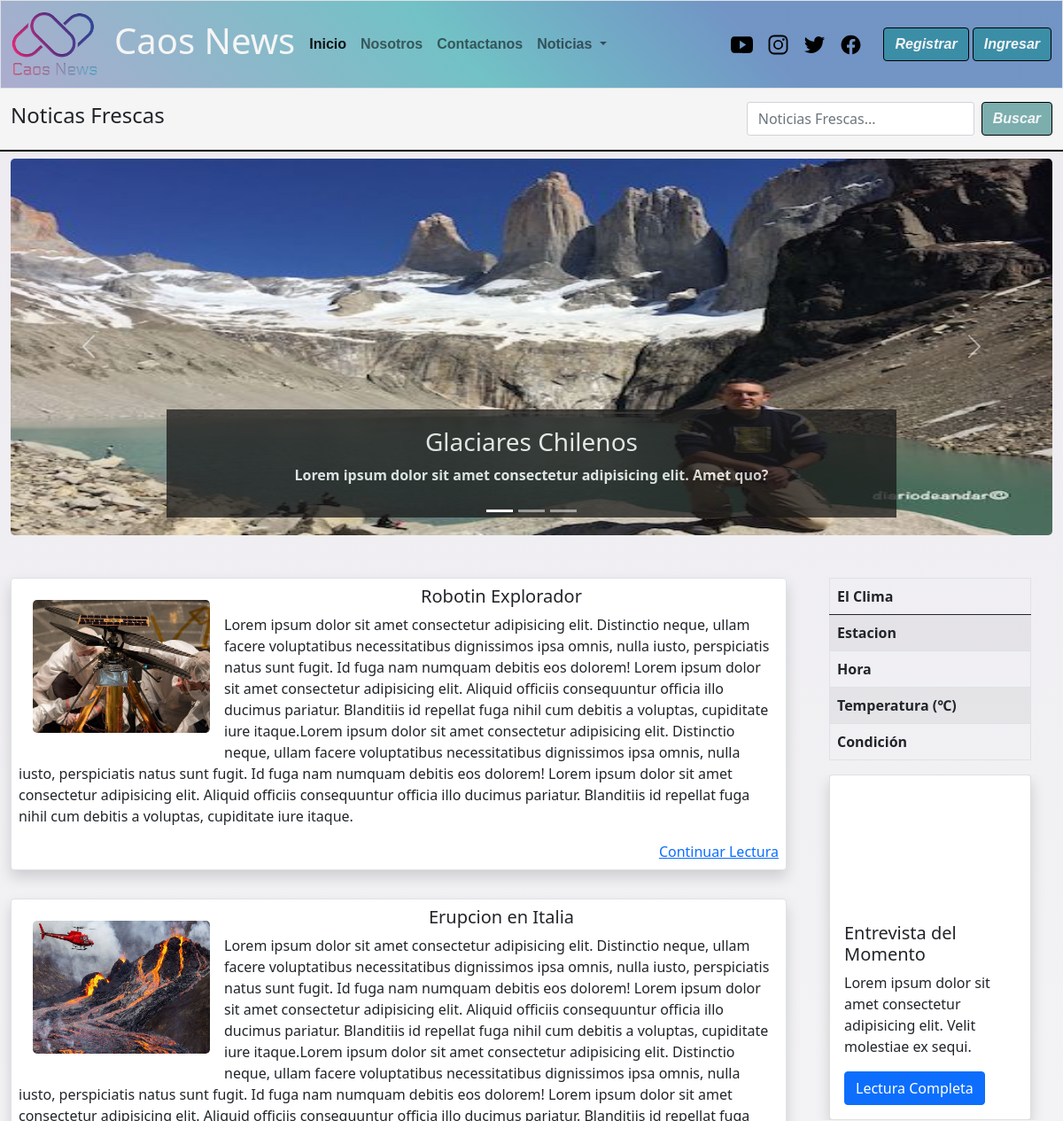
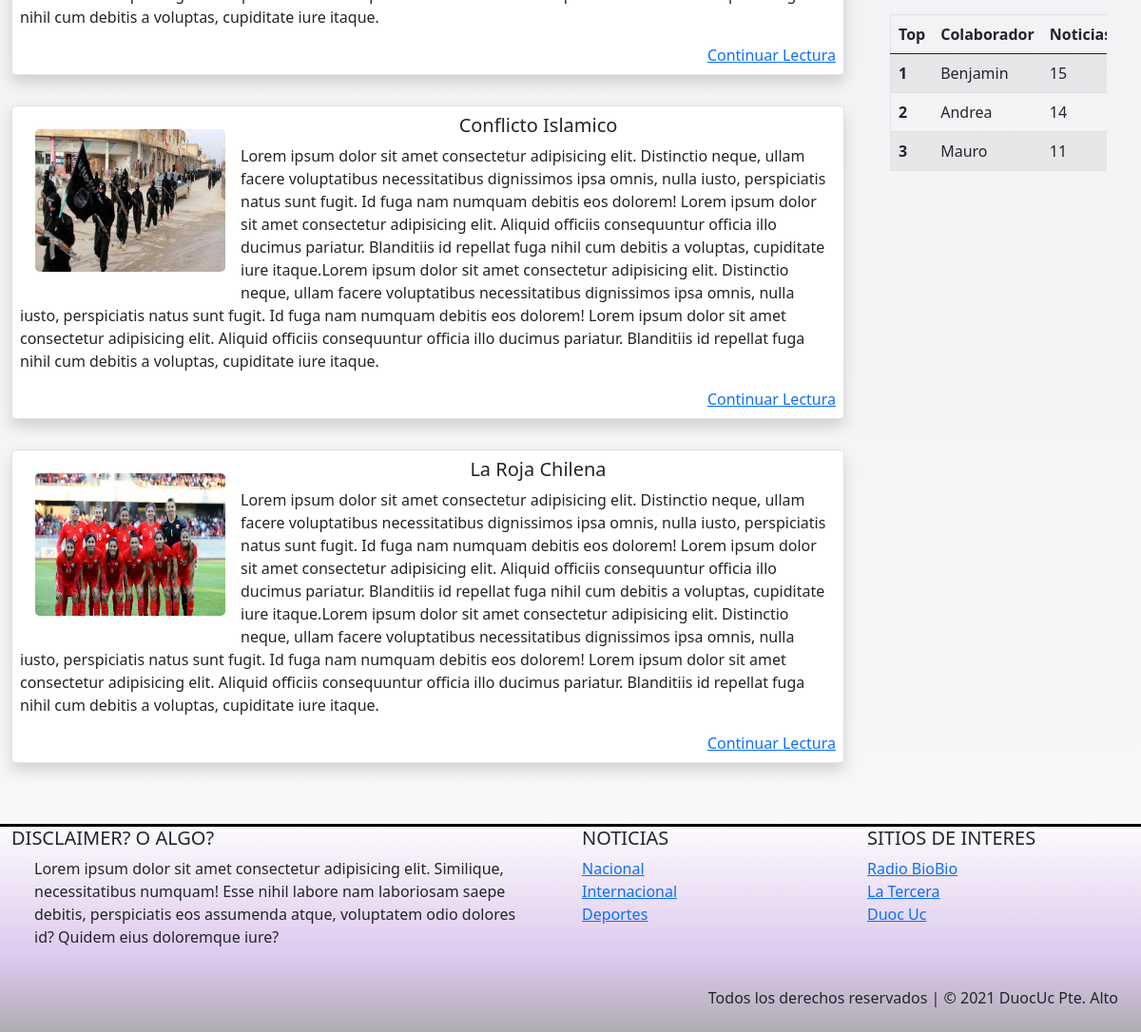
The page / on the database its author committed (2 pictures, top to bottom).
### caos_news/models.py (models this page shows, shortened)
class Noticia(models.Model):
    nombre_not = models.CharField(primary_key= True, max_length=50)
    fecha_not = models.DateField(default=datetime.date.today)
    redac =  models.TextField()
    img_not = models.ImageField(upload_to='noticias',null=True)
    publicar = models.BooleanField(default=False)
    autor = models.ForeignKey(User,null=True, on_delete=models.CASCADE)
    categoria = models.ForeignKey(Categoria, on_delete=models.CASCADE)

class Categoria(models.Model):
    cod_catg = models.IntegerField(primary_key=True)
    nombre_catg = models.CharField(max_length=50)

### caos_news/views.py (the view)
# urls.py: path('',index,name="index"),
def index(request):
    categoria = Categoria.objects.all()
    noti_all = Noticia.objects.filter(publicar=True).order_by('-fecha_not')[:3]
    noti_index = Noticia.objects.filter(publicar=True).order_by('-fecha_not')[4:8]
    contexto = {"categorias":categoria,"noticias":noti_all,"noticias_index":noti_index}
    return render(request,"index.html",contexto)

### caos_news/templates/index.html (shortened to what this page needs)
{% extends 'base.html' %}
{%load static %}
{% block link_activos %}
                    <ul class="navbar-nav me-auto mb-2 mb-lg-0">
                        <li class="nav-item">
                            <a class="nav-link active" aria-current="page" href="{% url 'index'%}">Inicio</a>
                        </li>
                        {% if user.is_authenticated %}
                            <li class="nav-item">
                                <a class="nav-link" href="{% url 'enviar_n' %}">Subir noticia</a>
                            </li>
                            <li class="nav-item">
                                <a class="nav-link" href="{% url 'mis_notis' %}">Mis Noticias</a>
                            </li>
                        {% else %}
                            <li class="nav-item">
                            <a class="nav-link" href="{% url 'nos' %}">Nosotros</a>
                        </li>
                        <li class="nav-item">
                            <a class="nav-link" href="{% url 'contac' %}">Contactanos</a>
                        </li>
                        {% endif %}
                        <li class="nav-item dropdown">
                            <a class="nav-link dropdown-toggle" href="#" id="navbarDropdown" role="button"
                                data-bs-toggle="dropdown" aria-expanded="false">
                                Noticias
                            </a>
                        </li>
{% endblock link_activos %}
{% block contenido %}
<main>
        <nav class="navbar sticky-top" id="barra-busqueda">
            <div class="container-fluid ">
                <span class="navbar-text">
                {% if user.is_authenticated %}
                    <h4> Bienvenido(a) {{user.first_name}} {{user.last_name}} </h4>
                {% else %}
                    <h4>Noticas Frescas</h4>
                {% endif %}
                </span>
                <form class="d-flex" method="POST" action="{% url 'filter_d'%}">
                    <input class="form-control me-2" type="search" placeholder="Noticias Frescas..." name="txtbusqueda" aria-label="Search">
                    <button id="boton" class="btn btn-outline" type="submit">Buscar</button>
                </form>
            </div>
        </nav>
<section class="container-fluid">
    <div id="carouselExampleCaptions" class="carousel slide mt-2" data-bs-ride="carousel">
        <div class="carousel-indicators">
            <button type="button" data-bs-target="#carouselExampleCaptions" data-bs-slide-to="0" class="active"
                aria-current="true" aria-label="Slide 1"></button>
            <button type="button" data-bs-target="#carouselExampleCaptions" data-bs-slide-to="1"
                aria-label="Slide 2"></button>
            <button type="button" data-bs-target="#carouselExampleCaptions" data-bs-slide-to="2"
                aria-label="Slide 3"></button>
        </div>
        <div class="carousel-inner">
            {% for item in noticias  %}
            <div class="carousel-item {% if forloop.first %} active {% endif %}">
                <img src="{{ item.img_not.url}}" class="d-block w-100 rounded-3" alt=""
                    height="425">
                <div class="carousel-caption d-block d-md-block">
                    <a href="{% url 'noti' item.nombre_not %}">
                        <h3>{{item.nombre_not}}</h3>
                        <p>Lorem ipsum dolor sit amet consectetur adipisicing elit. Amet quo?</p>
                    </a>
                </div>
            </div>
            {% endfor %}
        </div>
        <button class="carousel-control-prev" type="button" data-bs-target="#carouselExampleCaptions"
            data-bs-slide="prev">
            <span class="carousel-control-prev-icon" aria-hidden="true"></span>
        </button>
        <button class="carousel-control-next" type="button" data-bs-target="#carouselExampleCaptions"
            data-bs-slide="next">
            <span class="carousel-control-next-icon" aria-hidden="true"></span>
        </button>
    </div>
</section>
<section class="container-fluid">
    <div class="row">
        <div class="col-7 col-lg-9 mt-5 mb-5">
            <div class="d-grid gap-3">
                {% for item in noticias_index %}
                <div class="p-2 bg-light border shadow mb-3 bg-body rounded" id="tarjeta">
                    <div class="float-start">
                        <img src="{{ item.img_not.url}}" class="m-3 rounded-3" alt="..."
                            width="200" height="150">
                    </div>
                    <div class="mx-auto">
                        <div class="text m-l-2 md-sm-center">
                            <h5 class="text-center">{{item.nombre_not}}</h5>
                            <p>{{item.redac}}
                            </p>
                        </div>
                        <div class="text-end"><a href="{% url 'noti' item.nombre_not %}">Continuar Lectura</a></div>
                    </div>
                </div>
                {% endfor %}
            </div>
        </div>
        <div class="col-5 col-lg-3 mt-5">
            <div class="table-responsive container-fluid">
                <table class="table table-striped table-hover border">
                    <thead>
                        <tr>
                            <th scope="col">El Clima</th>
                            <th scope="col"></th>
                        </tr>
                    </thead>
                    <tbody>
                        <tr>
                            <th scope="row">Estacion</th>
                            <td id="estacion"></td>
                        </tr>
                        <tr>
                            <th scope="row">Hora</th>
                            <td id="hora"></td>
                        </tr>
                        <tr>
                            <th scope="row">Temperatura (℃)</th>
                            <td id="temp"></td>
                        </tr>
                        <tr>
                            <th scope="row">Condición</th>
                            <td id="estado"></td>
                        </tr>
                    </tbody>
                </table>
            </div>
            <section class="container-fluid" style="overflow: auto;">
                <div class="card shadow bg-body rounded ">
                    <iframe src="https://www.youtube.com/embed/hgNr49A2fcE" title="YouTube video player" frameborder="0"
                        allow="accelerometer; autoplay; clipboard-write; encrypted-media; gyroscope; picture-in-picture"
                        allowfullscreen></iframe>
                    <div class="card-body">
                        <h5 class="card-title">Entrevista del Momento</h5>
                        <p class="card-text">Lorem ipsum dolor sit amet consectetur adipisicing elit. Velit
                            molestiae ex sequi.</p>
                        <a href="Inter-noticia_07.html" class="btn btn-primary">Lectura Completa</a>
                    </div>
                </div>
            </section>
            <section class="container-fluid mt-3">
                <div class="table-responsive ">
                    <table class="table table-striped table-hover border">
                        <thead>
                            <tr>
                                <th scope="col">Top</th>
                                <th scope="col">Colaborador</th>
                                <th scope="col">Noticias</th>
                            </tr>
                        </thead>
                        <tbody>
                            <tr>
                                <th scope="row">1</th>
                                <td>Benjamin</td>
                                <td>15</td>
                            </tr>
                            <tr>
                                <th scope="row">2</th>
                                <td>Andrea</td>
                                <td>14</td>
                            </tr>
                            <tr>
                                <th scope="row">3</th>
                                <td>Mauro</td>
                                <td>11</td>
                            </tr>
                        </tbody>
                    </table>
                </div>
            </section>
        </div>
    </div>
</section>
{% endblock contenido %}
{% block categorias %}
    {% for x in categorias %}
        <li><a href="{% url 'categ' x.nombre_catg %}">{{x.nombre_catg}}</a></li>
    {% endfor %}
{% endblock categorias %}

### caos_news/templates/base.html (shortened to what this page needs)
{% load static %}
<!DOCTYPE html>
<html lang="es">
<head>
    <link href="https://cdn.jsdelivr.net/npm/bootstrap@5.0.0-beta3/dist/css/bootstrap.min.css" rel="stylesheet"
>
    <link rel="stylesheet" href="https://cdnjs.cloudflare.com/ajax/libs/animate.css/4.1.1/animate.min.css">
    <link type="text/css" rel="stylesheet" href="{% static 'css/style.css' %}">
    <link rel="stylesheet" href="{% static 'css/sweetalert2.min.css' %}">
    <link rel="stylesheet" type="text/css" href="{% static 'css/jquery.fancybox.min.css' %}">
</head>
<body>
    <header>
        <nav class="navbar navbar-expand-xl navbar-light border">
            <div class="container-fluid">
                <a class="navbar-brand" href="{% url 'index' %}"><img src="{% static 'img/Logos/logoCaos.png' %}" alt=""
                        width="100"></a>
                <h1 class="me-2">Caos News</h1>
                <div class="collapse navbar-collapse" id="navbarSupportedContent">
                    {% block link_activos %}
                    {% endblock link_activos %}
                    </ul>
                    <ul class="navbar-nav flex-row flex-wrap ms-xl-auto">
                        <li class="nav-item col-6 col-xl-auto">
                            <a class="nav-link active p-2" href="https://www.youtube.com/c/DuocUCvideos/featured"
                                target="_blank" rel="noopener">
                                <img src="{% static 'img/logos/logo-youtube.svg' %}" alt="" width="25">
                            </a>
                        </li>
                        <li class="nav-item col-6 col-xl-auto">
                            <a class="nav-link active p-2 " href="https://www.instagram.com/duocuc_cl/" target="_blank"
                                rel="noopener">
                                <img src="{% static 'img/logos/logo-instagram.svg' %}" alt="" width="25">
                            </a>
                        </li>
                        <li class="nav-item col-6 col-xl-auto">
                            <a class="nav-link active p-2" href="https://twitter.com/DuocUC" target="_blank"
                                rel="noopener">
                                <img src="{% static 'img/logos/logo-twitter.svg' %}" alt="" width="25">
                            </a>
                        </li>
                        <li class="nav-item col-6 col-xl-auto">
                            <a class="nav-link  active p-2" href="https://www.facebook.com/DuocUC/" target="_blank"
                                rel="noopener">
                                <img src="{% static 'img/logos/logo-facebook.svg' %}" alt="" width="25">
                            </a>
                        </li>
                    </ul>
                    <div class="d-grid gap-2 d-md-block my-2 my-xl-0 ms-xl-3">
                        {% if user.is_authenticated %}
                            <button class="btn" id="boton" type="button"><a href="{% url 'cerrar' %}">Cerrar Sesión</a></button>
                        {% else %}
                            <button class="btn" id="boton" type="button"><a href="{% url 'regis' %}">Registrar</a></button>
                            <button class="btn" id="boton" itype="button"><a href="{% url 'ingresar'%}">Ingresar</a></button>
                        {% endif %}
                    </div>
                </div>
            </div>
        </nav>
    </header>
        {% block contenido %}
        {% endblock contenido %}
    </main>
    <footer class="text-center text-lg-start" id="foot-link">
        <div class="container-fluid">
            <div class="row">
                <div class="col-lg-6 col-md-12 md-2 mb-md-0">
                    <h5 class="text-uppercase">Disclaimer? o algo?</h5>
                    <div class="container-fluid">
                        <p>Lorem ipsum dolor sit amet consectetur adipisicing elit. Similique, necessitatibus
                            numquam!
                            Esse nihil labore nam laboriosam saepe debitis, perspiciatis eos assumenda atque,
                            voluptatem
                            odio dolores id? Quidem eius doloremque iure?</p>
                    </div>
                </div>
                <div class="col-lg-3 col-md-6 md-4 mb-md-0">
                    <h5 class="text-uppercase">Noticias</h5>
                    <ul class="list-unstyled mb-0">
                        {% block categorias %}
                        {% endblock categorias %}
                    </ul>
                </div>
                <div class="col-lg-3 col-md-6 md-4 mb-md-0 ">
                    <h5 class="text-uppercase">Sitios de Interes</h5>
                    <ul class="list-unstyled mb-0 ">
                        <li><a href="https://www.biobiochile.cl/">Radio BioBio</a></li>
                        <li><a href="https://www.latercera.com/">La Tercera</a></li>
                        <li><a href="https://www.duoc.cl/">Duoc Uc</a></li>
                    </ul>
                </div>
            </div>
        </div>
        <div class="text-end p-4" id="copy-R">
            Todos los derechos reservados | © 2021 DuocUc Pte. Alto
        </div>
    </footer>
</body>
</html>

### rows shown on the page
Noticia: img_not (picture), nombre_not "Glaciares Chilenos"
Noticia: img_not (picture), nombre_not "Robotin Explorador", redac "Lorem ipsum dolor sit amet consectetur adipisicing elit. Distinctio neque, ullam facere voluptatibus necessitatibus dignissimos ipsa omnis, nulla iusto, perspiciatis natus sunt fugit. Id fuga nam numquam debitis eos dolorem! Lorem ipsum dolor sit amet consectetur adipisicing elit. Aliquid officiis consequuntur officia illo ducimus pariatur. Blanditiis id repellat fuga nihil cum debitis a voluptas, cupiditate iure itaque.Lorem ipsum dolor sit amet consectetur adipisicing elit. Distinctio neque, ullam facere voluptatibus necessitatibus dignissimos ipsa omnis, nulla iusto, perspiciatis natus sunt fugit. Id fuga nam numquam debitis eos dolorem! Lorem ipsum dolor sit amet consectetur adipisicing…"
Noticia: img_not (picture), nombre_not "Erupcion en Italia", redac "Lorem ipsum dolor sit amet consectetur adipisicing elit. Distinctio neque, ullam facere voluptatibus necessitatibus dignissimos ipsa omnis, nulla iusto, perspiciatis natus sunt fugit. Id fuga nam numquam debitis eos dolorem! Lorem ipsum dolor sit amet consectetur adipisicing elit. Aliquid officiis consequuntur officia illo ducimus pariatur. Blanditiis id repellat fuga nihil cum debitis a voluptas, cupiditate iure itaque.Lorem ipsum dolor sit amet consectetur adipisicing elit. Distinctio neque, ullam facere voluptatibus necessitatibus dignissimos ipsa omnis, nulla iusto, perspiciatis natus sunt fugit. Id fuga nam numquam debitis eos dolorem! Lorem ipsum dolor sit amet consectetur adipisicing…"
Noticia: img_not (picture), nombre_not "Conflicto Islamico", redac "Lorem ipsum dolor sit amet consectetur adipisicing elit. Distinctio neque, ullam facere voluptatibus necessitatibus dignissimos ipsa omnis, nulla iusto, perspiciatis natus sunt fugit. Id fuga nam numquam debitis eos dolorem! Lorem ipsum dolor sit amet consectetur adipisicing elit. Aliquid officiis consequuntur officia illo ducimus pariatur. Blanditiis id repellat fuga nihil cum debitis a voluptas, cupiditate iure itaque.Lorem ipsum dolor sit amet consectetur adipisicing elit. Distinctio neque, ullam facere voluptatibus necessitatibus dignissimos ipsa omnis, nulla iusto, perspiciatis natus sunt fugit. Id fuga nam numquam debitis eos dolorem! Lorem ipsum dolor sit amet consectetur adipisicing…"
Noticia: img_not (picture), nombre_not "La Roja Chilena", redac "Lorem ipsum dolor sit amet consectetur adipisicing elit. Distinctio neque, ullam facere voluptatibus necessitatibus dignissimos ipsa omnis, nulla iusto, perspiciatis natus sunt fugit. Id fuga nam numquam debitis eos dolorem! Lorem ipsum dolor sit amet consectetur adipisicing elit. Aliquid officiis consequuntur officia illo ducimus pariatur. Blanditiis id repellat fuga nihil cum debitis a voluptas, cupiditate iure itaque.Lorem ipsum dolor sit amet consectetur adipisicing elit. Distinctio neque, ullam facere voluptatibus necessitatibus dignissimos ipsa omnis, nulla iusto, perspiciatis natus sunt fugit. Id fuga nam numquam debitis eos dolorem! Lorem ipsum dolor sit amet consectetur adipisicing…"
Categoria: nombre_catg "Nacional"
Categoria: nombre_catg "Internacional"
Categoria: nombre_catg "Deportes"
